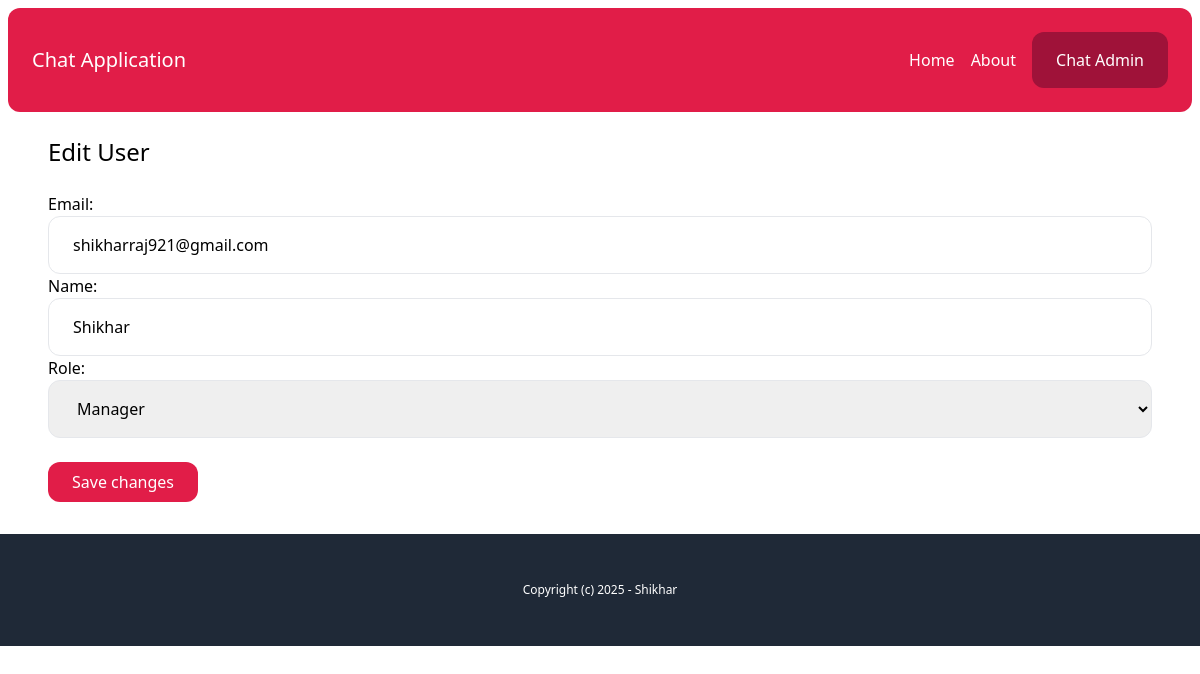
Before: /chat-admin/users/07f66214-aa3a-48b8-8064-ac72b1f1669c/edit/ (signed in) with the older database file.
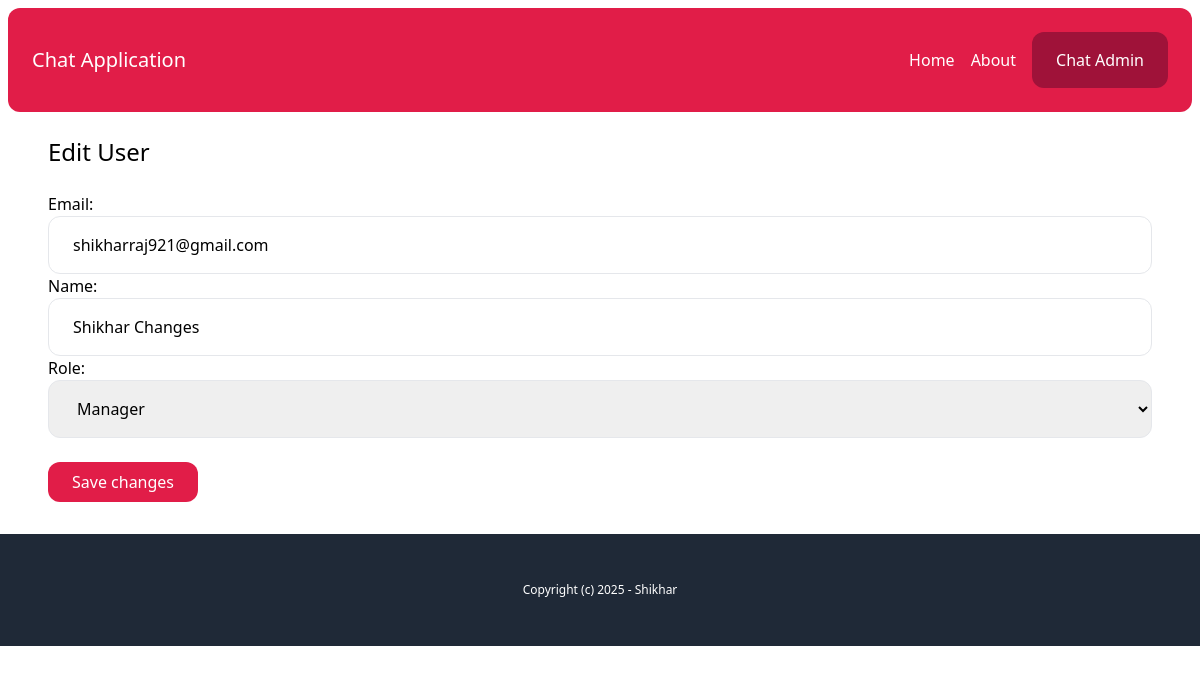
After: the same page with the newer database file.
### account/models.py (models this page shows)
class User(AbstractBaseUser, PermissionsMixin):
    AGENT = 'agent'
    MANAGER = 'manager'
    ROLES_CHOICES = (
        (AGENT, 'Agent'),
        (MANAGER, 'Manager'),
    )
    id = models.UUIDField(primary_key=True, default=uuid.uuid4, editable=False)
    email = models.EmailField(unique=True)
    name = models.CharField(max_length=255, blank=True, default='')
    role = models.CharField(max_length=20, choices=ROLES_CHOICES, default=AGENT)
    is_active = models.BooleanField(default=True)
    is_superuser = models.BooleanField(default=False)
    is_staff = models.BooleanField(default=False)
    date_joined = models.DateTimeField(default=timezone.now)
    last_login = models.DateTimeField(blank=True, null=True)
    objects = CustomUserManager()
    USERNAME_FIELD = 'email'
    EMAIL_FIELD = 'email'
    REQUIRED_FIELDS = ['name']

### chat/views.py (the view)
# urls.py: path("chat-admin/users/<str:uuid>/edit/", views.edit_user, name="edit_user"),
@login_required
def edit_user(request, uuid):
    if request.user.has_perm("user.edit_user"):
        user = User.objects.get(pk=uuid)
        if request.method == "POST":
            form = EditUserForm(request.POST, instance=user)
            if form.is_valid():
                form.save()
                messages.success(request, "The changes was saved!")
                return redirect("/chat-admin/")
        else:
            form = EditUserForm(instance=user)
        return render(request, "chat/edit_user.html", {"user": user, "form": form})
    else:
        messages.error(request, "You don't have access to edit users!")
        return redirect("/chat-admin/")

### account/forms.py
class EditUserForm(forms.ModelForm):
    class Meta:
        model = User
        fields = ('email', 'name', 'role',)
        widgets = {
            'email': forms.TextInput(attrs={
                'class': 'w-full py-4 px-6 rounded-xl border'
            }),
            'name': forms.TextInput(attrs={
                'class': 'w-full py-4 px-6 rounded-xl border'
            }),
            'role': forms.Select(attrs={
                'class': 'w-full py-4 px-6 rounded-xl border'
            })
        }

### chat/templates/chat/edit_user.html (shortened to what this page needs)
{% extends 'core/base.html' %}
{% block content %}
<h1 class="mb-6 text-2xl">Edit User</h1>
<form method="post" action=".">
    {{ form.as_p }}
    <button class="mt-6 inline-block py-2 px-6 bg-rose-600 text-white rounded-xl">
        Save changes
    </button>
</form>
{% endblock %}

Changed rows visible on the page:
changed User "shikharraj921@gmail.com": name "Shikhar" → "Shikhar Changes"
